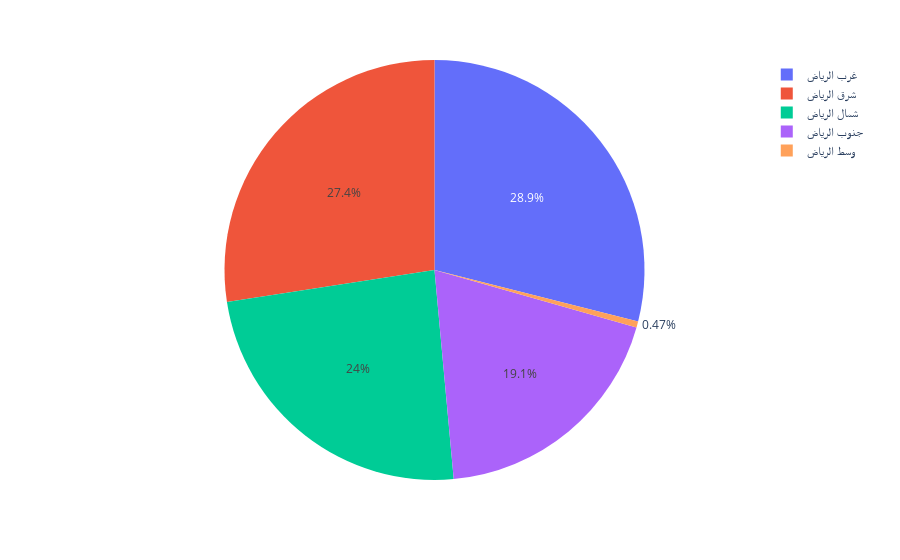

The notebook cell this image was saved under:
### Code cell
# px.sunburst(DF, path=['location'], values='location')
px.pie(values=[Villa_center,Villa_north,Villa_east,Villa_south,Villa_west], names=names)
# plt.bar(names, values)

### Figure 1 — Plotly figure (JSON) as saved in the notebook; plotly's stock layout.template omitted (floating-point values rounded to 4 significant figures)
{"data": [{"domain": {"x": [0, 1], "y": [0, 1]}, "hovertemplate": "label=%{label}<br>value=%{value}<extra></extra>", "labels": ["وسط الرياض", "شمال الرياض", "شرق الرياض", "جنوب الرياض", "غرب الرياض"], "legendgroup": "", "name": "", "showlegend": true, "type": "pie", "values": [220, 11251, 12843, 8960, 13548]}], "layout": {"legend": {"tracegroupgap": 0}, "margin": {"t": 60}}}
